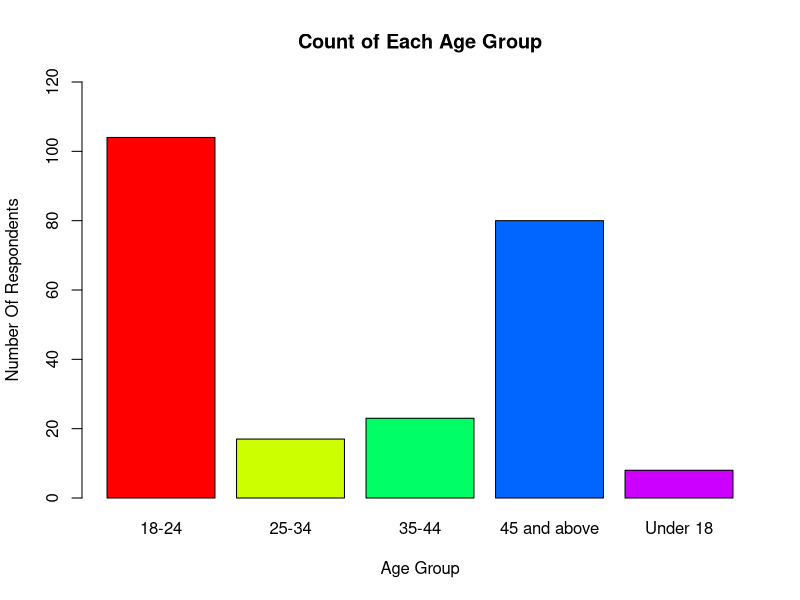
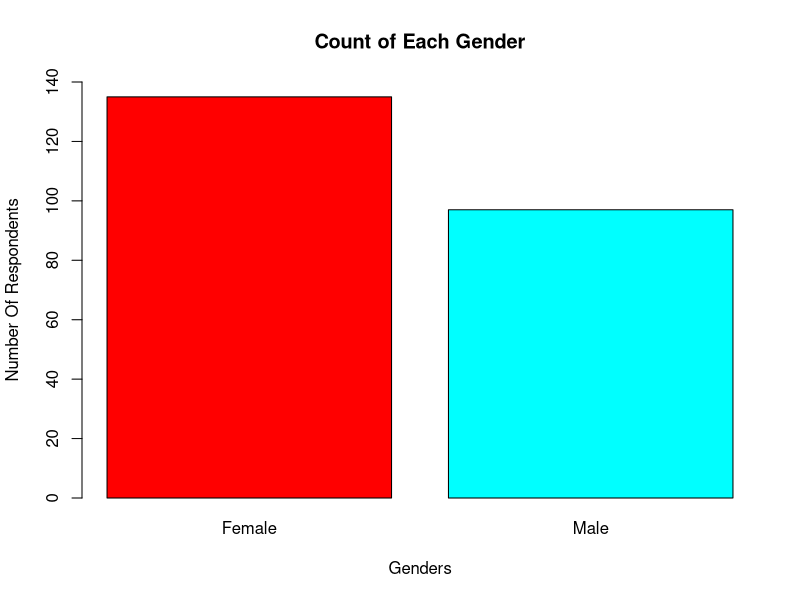
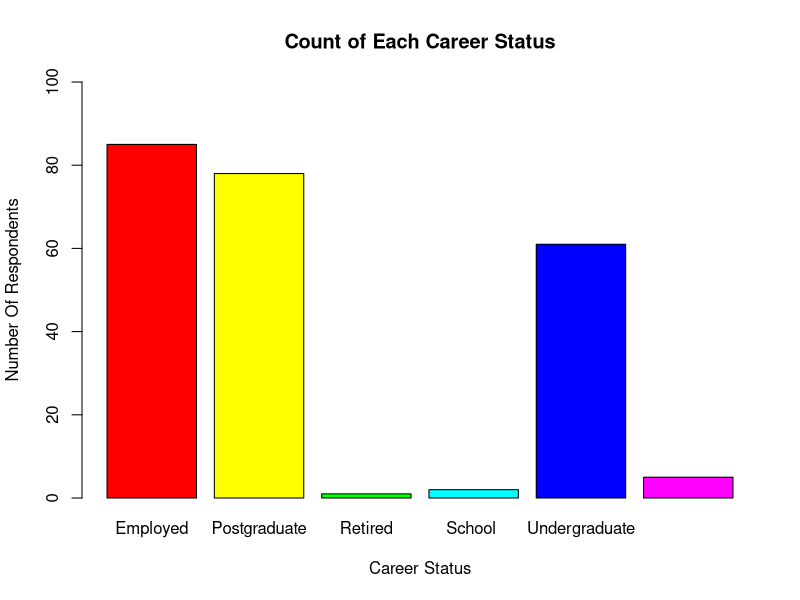
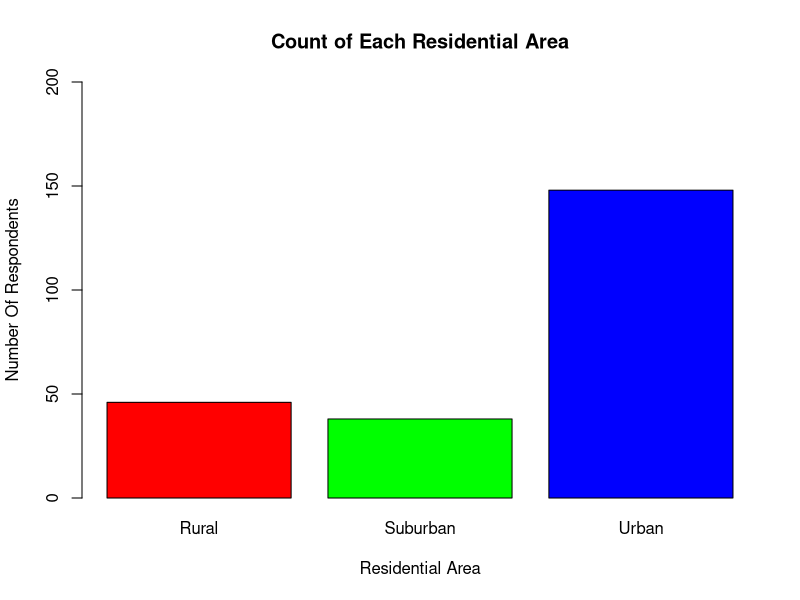
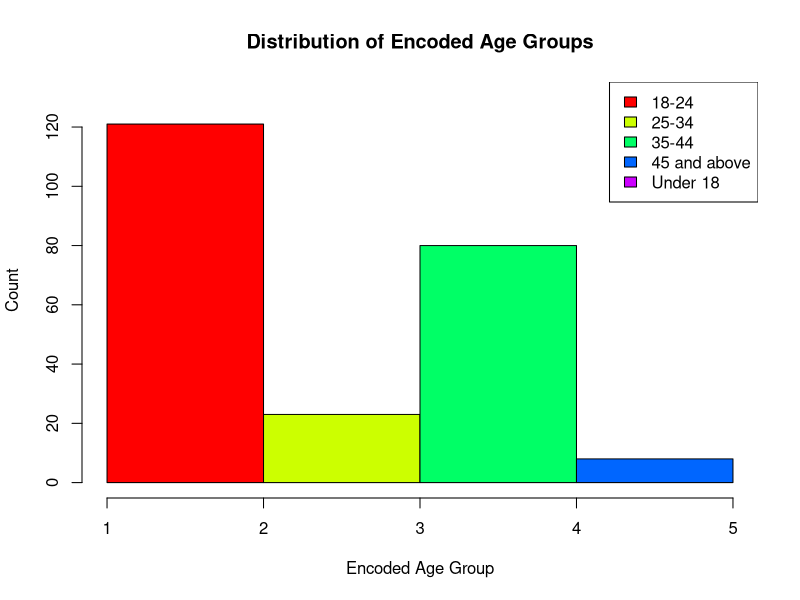
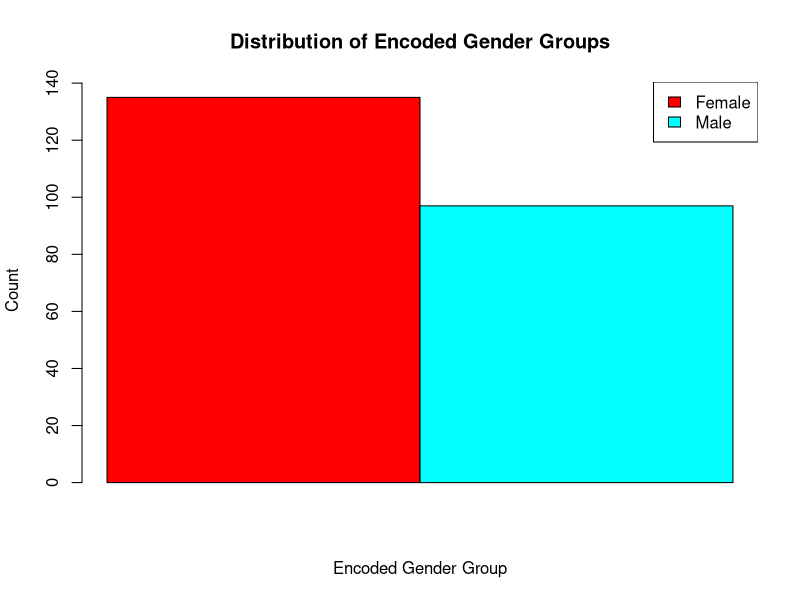
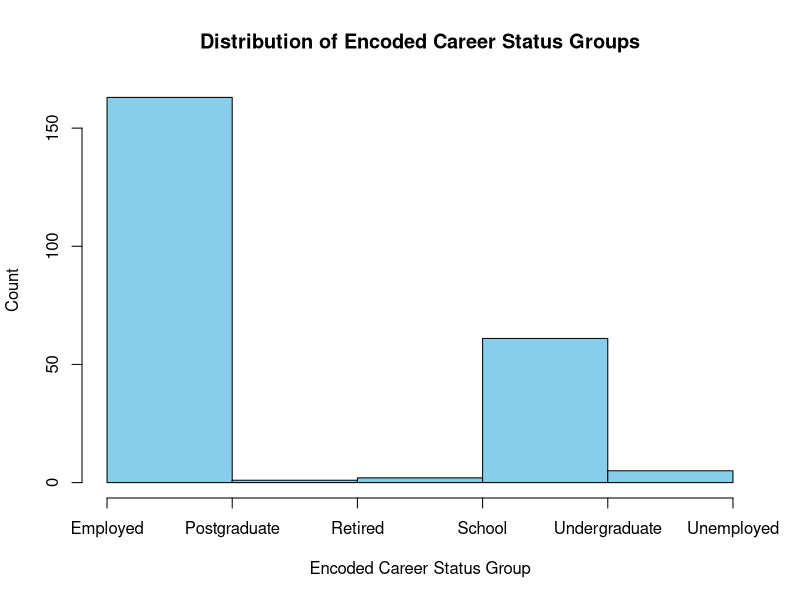
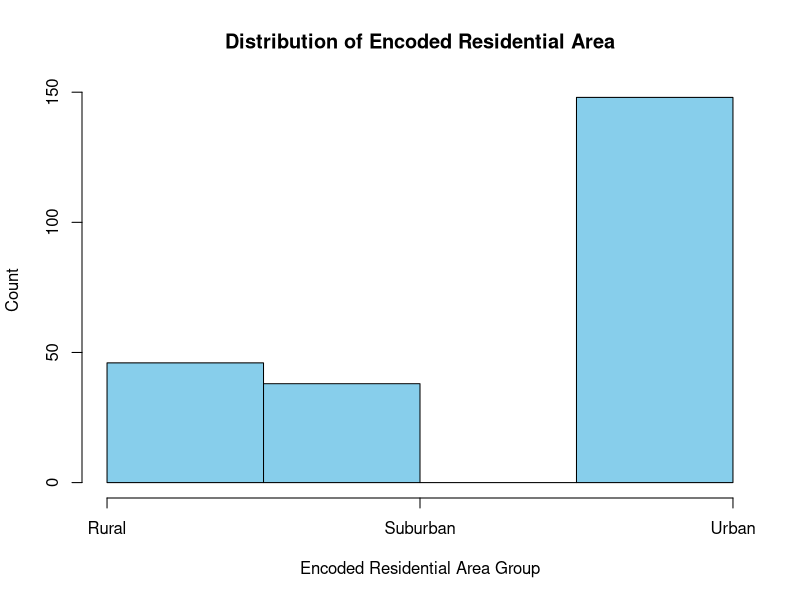

The R source for these figures, in order:
getwd()
setwd("C:\\Users\\aravi\\Desktop\\StatisticsUsingR\\SocialMediaStudy")
getwd()
data <- read.csv("IPSMOI.csv")
data <- data[-c(1, 2, 3)]
colnames(data) <- c("AgeGroup", "Gender", "CareerStatus", "ResidentialArea")

# Bar Plot For Age
barplot(
  table(data$AgeGroup),
  main = "Count of Each Age Group",
  ylim = c(0, 120),
  xlab = "Age Group",
  ylab = "Number Of Respondents",
  col = rainbow(length(unique(data$AgeGroup)))
)

# Bar Plot For Gender
barplot(
  table(data$Gender),
  main = "Count of Each Gender",
  ylim = c(0, 140),
  xlab = "Genders",
  ylab = "Number Of Respondents",
  col = rainbow(length(unique(data$Gender)))
)

# Bar Plot For Career Status
barplot(
  table(data$CareerStatus),
  main = "Count of Each Career Status",
  ylim = c(0, 100),
  xlab = "Career Status",
  ylab = "Number Of Respondents",
  col = rainbow(length(unique(data$CareerStatus)))
)

# Bar Plot For Residential area
barplot(
  table(data$ResidentialArea),
  main = "Count of Each Residential Area",
  ylim = c(0, 200),
  xlab = "Residential Area",
  ylab = "Number Of Respondents",
  col = rainbow(length(unique(data$ResidentialArea)))
)


# Histogram for Age
age_encoded_data <- as.numeric(factor(data$AgeGroup))
age_frequency_table <- table(data$AgeGroup)
print(age_encoded_data)
hist(age_encoded_data,
  main = "Distribution of Encoded Age Groups",
  xlab = "Encoded Age Group",
  ylab = "Count",
  ylim = c(0,130),
  #xaxt = "n",
  border = "black",
  breaks = max(age_encoded_data) - min(age_encoded_data)+1,
  col = rainbow(length(age_frequency_table)), # You can choose any color palette you prefer
  
) # Use the range of encoded values as breaks

# If you have specific labels for each encoded value, you can add them to the x-axis
#axis(side = 1, at = 1:max(age_encoded_data), labels = c("Under 18", "18-24", "25-34", "35-44", "45 and above"))
legend("topright", legend = names(age_frequency_table), fill = rainbow(length(age_frequency_table)))


# Histogram for Gender
gender_encoded_data <- as.numeric(factor(data$Gender))
gender_frequency_table <- table(data$Gender)

print(gender_encoded_data)
hist(gender_encoded_data,
  main = "Distribution of Encoded Gender Groups",
  xlab = "Encoded Gender Group",
  ylab = "Count",
  xaxt = "n",
  col = rainbow(length(gender_frequency_table)), # You can choose any color palette you prefer
  border = "black",
  names=names(gender_frequency_table),
  breaks = max(gender_encoded_data) - min(gender_encoded_data) + 1
) # Use the range of encoded values as breaks

# If you have specific labels
#  for each encoded value, you can add them to the x-axis
legend("topright", legend = names(gender_frequency_table), fill = rainbow(length(gender_frequency_table)))


# Histogram for Career Status
CS_encoded_data <- as.numeric(factor(data$CareerStatus)) # nolint
factor(data$CareerStatus)
print(CS_encoded_data)
hist(CS_encoded_data,
  main = "Distribution of Encoded Career Status Groups",
  xlab = "Encoded Career Status Group",
  ylab = "Count",
  xaxt = "n",
  col = "skyblue", # You can choose any color you prefer
  border = "black",
  breaks = max(CS_encoded_data) - min(CS_encoded_data) + 1
) # Use the range of encoded values as breaks

# If you have specific labels for 
# each encoded value, you can add them to the x-axis
axis(side = 1, at = 1:max(CS_encoded_data), labels = c("Employed", "Postgraduate", "Retired", "School", "Undergraduate", "Unemployed")) # nolint


res_encoded_data <- as.numeric(factor(data$ResidentialArea))
factor(data$ResidentialArea)
print(res_encoded_data)
hist(res_encoded_data,
  main = "Distribution of Encoded Residential Area",
  xlab = "Encoded Residential Area Group",
  ylab = "Count",
  xaxt = "n",
  col = "skyblue", # You can choose any color you prefer
  border = "black",
  breaks = max(res_encoded_data) - min(res_encoded_data) + 1
) # Use the range of encoded values as breaks
# If you have specific labels for each encoded value, you can add them to the x-axis
axis(side = 1, at = 1:max(res_encoded_data), labels = c("Rural", "Suburban", "Urban"))


# Calculate the frequency of each category
age_frequency_table <- table(data$AgeGroup)
age_frequency_table
# Create a pie chart
age_percentages <- round((age_frequency_table / sum(age_frequency_table)) * 100, 2)
pie(age_frequency_table,
  main = "Distribution of Age Groups",
  col = rainbow(length(age_frequency_table)), # You can choose any color palette you prefer
  # labels = c("18-24", "25-34", "35-44", "45 and above","Under 18"))
  labels = paste0(age_percentages, "%")
)
# Add a legend
legend("topright", legend = names(age_frequency_table), fill = rainbow(length(age_frequency_table)))



gender_frequency_table <- table(data$Gender)
gender_frequency_table
# Create a pie chart
gender_percentages <- round((gender_frequency_table / sum(gender_frequency_table)) * 100, 2)
pie(gender_frequency_table,
  main = "Distribution of Genders",
  col = rainbow(length(gender_frequency_table)), # You can choose any color palette you prefer
  # labels = c("18-24", "25-34", "35-44", "45 and above","Under 18"))
  labels = paste0(gender_percentages, "%")
)
# Add a legend
legend("topright", legend = names(gender_frequency_table), fill = rainbow(length(gender_frequency_table)))



CS_frequency_table <- table(data$CareerStatus)
CS_frequency_table
# Create a pie chart
CS_percentages <- round((CS_frequency_table / sum(CS_frequency_table)) * 100, 2)
pie(CS_frequency_table,
  main = "Distribution of Career Status",
  col = rainbow(length(CS_frequency_table)), # You can choose any color palette you prefer
  # labels = c("18-24", "25-34", "35-44", "45 and above","Under 18"))
  labels = paste0(CS_percentages, "%")
)
# Add a legend
legend("topright", legend = names(CS_frequency_table), fill = rainbow(length(CS_frequency_table)))


res_frequency_table <- table(data$ResidentialArea)
res_frequency_table
# Create a pie chart
res_percentages <- round((res_frequency_table / sum(res_frequency_table)) * 100, 2)
pie(res_frequency_table,
  main = "Distribution of Residential Area",
  col = rainbow(length(res_frequency_table)), # You can choose any color palette you prefer
  # labels = c("18-24", "25-34", "35-44", "45 and above","Under 18"))
  labels = paste0(res_percentages, "%")
)
# Add a legend
legend("topright", legend = names(res_frequency_table), fill = rainbow(length(res_frequency_table)))

